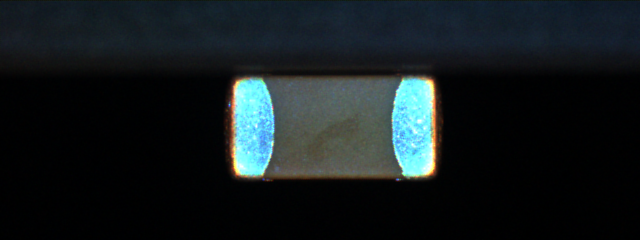
#> input picture JaeHo/001-2.tif, 640 x 240 px
$ python test0501.py
#> lines starting #> are read from the running program, lines starting #| are printed output that depends on the picture; after the words box and inside, x2 and y2 are one past the last pixel; in counts of white or black regions, pixels touching at a corner belong together
import cv2

src = cv2.imread('001-2.tif')
#> src is the input picture: shape (240, 640, 3); mean B, G, R 30.7, 28.5, 21.2

gray = cv2.cvtColor(src, cv2.COLOR_RGB2GRAY)
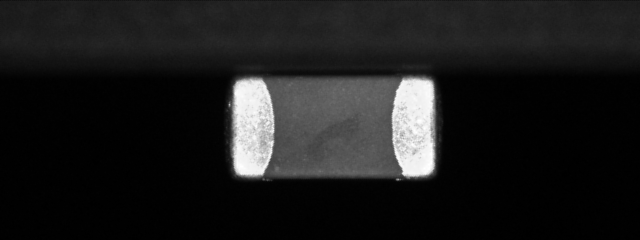
#> gray: shape (240, 640); min 0, max 255, mean 28.3
ret, binary = cv2.threshold(gray, 127, 255, cv2.THRESH_BINARY)
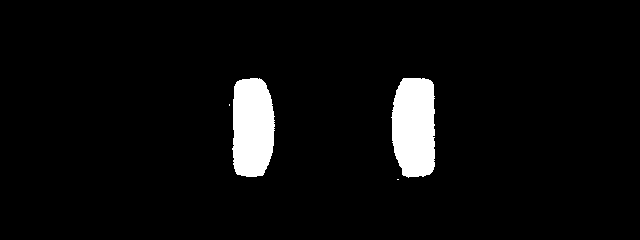
#> binary: shape (240, 640); 4.8% white; 4 white regions (2 under 20 px)
contours, hierarchy = cv2.findContours(binary, cv2.RETR_CCOMP, cv2.CHAIN_APPROX_NONE)
#> contours = 4 contours, 2 with area under 20; largest, box (x1, y1, x2, y2) and area: (391, 78, 435, 178) 3683, (232, 78, 275, 177) 3518

cv2.drawContours(src, contours, -1, (0, 0, 255), 2)
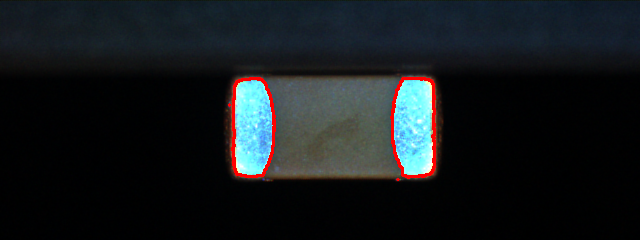
#> src: shape (240, 640, 3); 1.11% of pixels changed, all inside (x1, y1, x2, y2) = (228, 77, 436, 181)
cv2.imshow("src", binary)
cv2.imshow("contour", src)
cv2.waitKey(0)


cv2.destroyAllWindows()

$ run again, with JaeHo/001-1.tif copied over JaeHo/001-2.tif
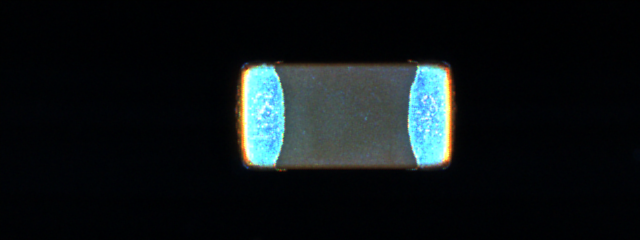
#> input picture JaeHo/001-1.tif, 640 x 240 px
#> src is the input picture: shape (240, 640, 3); mean B, G, R 22.9, 21.3, 15.5
#> `ret, binary = cv2.threshold(gray, 127, 255, cv2.THRESH_BINARY)`:
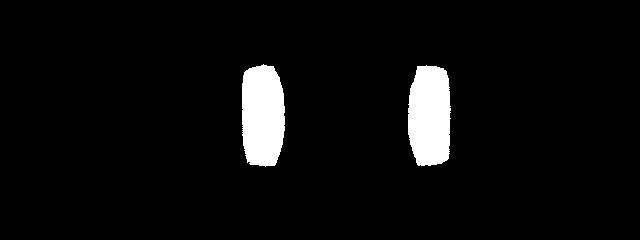
#> binary: shape (240, 640); 4.9% white; 2 white regions
#> contours = 2 contours; box (x1, y1, x2, y2) and area: (242, 64, 285, 167) 3700, (408, 65, 451, 166) 3627
#> `cv2.drawContours(src, contours, -1, (0, 0, 255), 2)`:
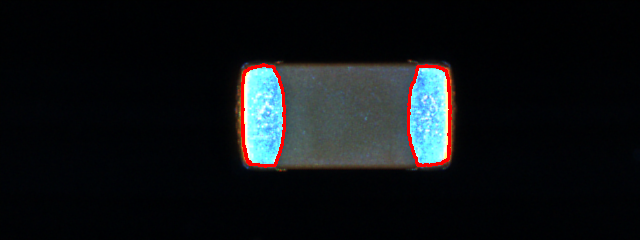
#> src: shape (240, 640, 3); 1.1% of pixels changed, all inside (x1, y1, x2, y2) = (241, 63, 452, 168)

$ run again, with JaeHo/001-3.tif copied over JaeHo/001-2.tif
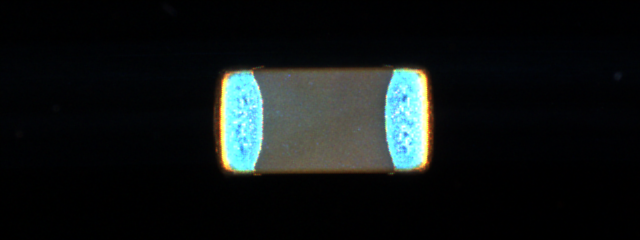
#> input picture JaeHo/001-3.tif, 640 x 240 px
#> src is the input picture: shape (240, 640, 3); mean B, G, R 22.1, 22.2, 17.7
#> `ret, binary = cv2.threshold(gray, 127, 255, cv2.THRESH_BINARY)`:
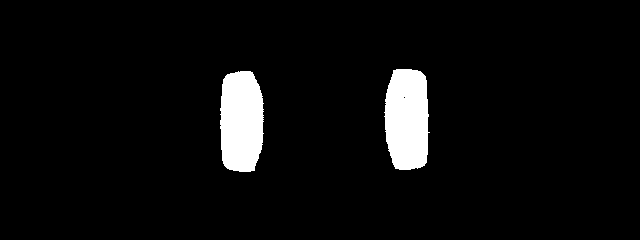
#> binary: shape (240, 640); 5% white; 2 white regions
#> contours = 3 contours, 1 with area under 20; largest, box (x1, y1, x2, y2) and area: (384, 69, 430, 170) 3780, (220, 71, 264, 172) 3714
#> `cv2.drawContours(src, contours, -1, (0, 0, 255), 2)`:
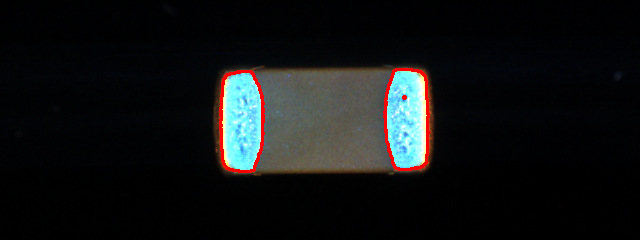
#> src: shape (240, 640, 3); 1.11% of pixels changed, all inside (x1, y1, x2, y2) = (219, 68, 431, 173)

$ run again, with JaeHo/001-4.tif copied over JaeHo/001-2.tif
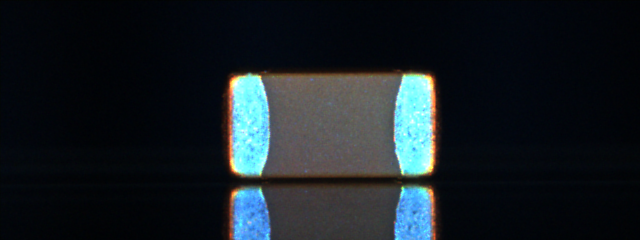
#> input picture JaeHo/001-4.tif, 640 x 240 px
#> src is the input picture: shape (240, 640, 3); mean B, G, R 36.3, 31.3, 23.8
#> `ret, binary = cv2.threshold(gray, 127, 255, cv2.THRESH_BINARY)`:
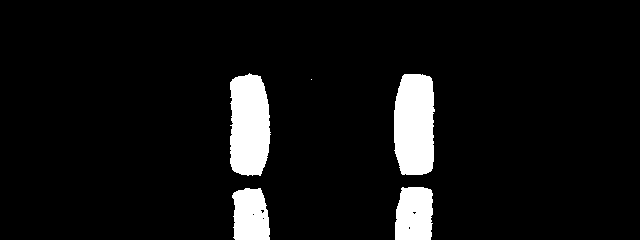
#> binary: shape (240, 640); 7% white; 5 white regions (1 under 20 px)
#> contours = 10 contours, 6 with area under 20; largest, box (x1, y1, x2, y2) and area: (394, 74, 435, 175) 3558, (230, 73, 271, 176) 3457, (395, 187, 433, 240) 1752, (232, 188, 270, 240) 1610
#> `cv2.drawContours(src, contours, -1, (0, 0, 255), 2)`:
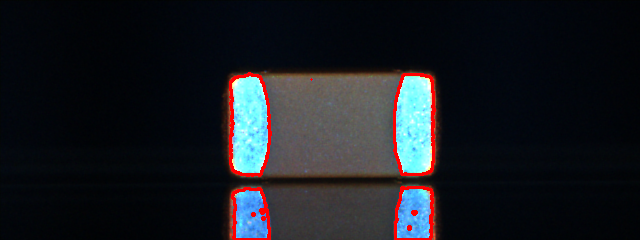
#> src: shape (240, 640, 3); 1.87% of pixels changed, all inside (x1, y1, x2, y2) = (229, 72, 436, 240)
